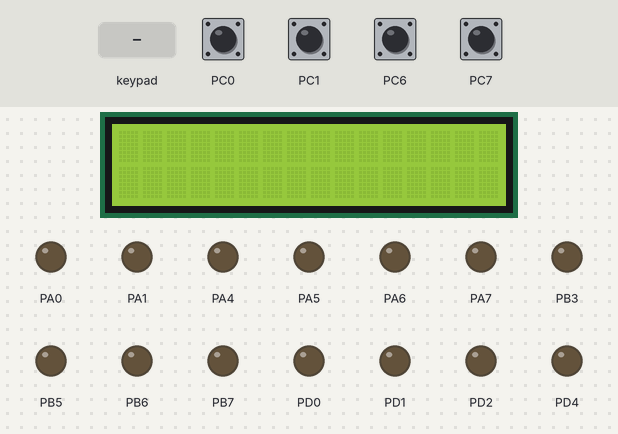
Simulated run of this program. Board: ATmega32, built with avr-gcc and emulated at 16 MHz. On the bench: 20×4 character LCD, output pins drawn as LEDs (lit = HIGH). Wiring (inferred from the names in the program): 4×4 keypad with keys 7 8 9 / 4 5 6 * 1 2 3 - C 0 = +: rows PC2, PC3, PC4, PC5; columns PD7, PD6, PD5, PD3; character LCD (HD44780): RS PA3; E PA2; data PB0, PB1, PB2, PB4. Inputs (shaded band) come from the test bench; at power-on: PC0, PC1, PC6, PC7 HIGH. Pins used as bus, display or sensor lines are not drawn.

Above: at 1.2 s.
1.3 s: keypad keys 8 / 2 = pressed 0.4 s apart
At 3.7 s:
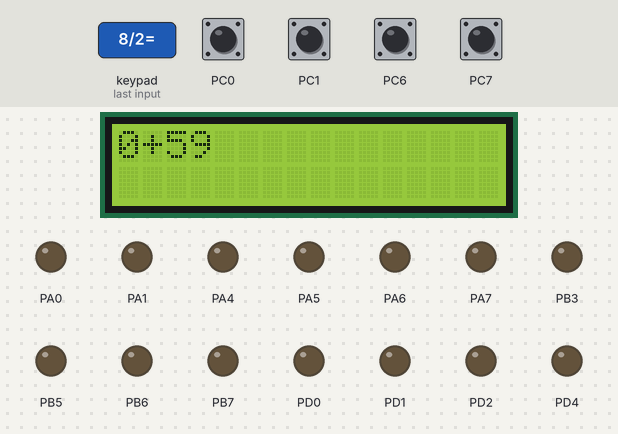
4.4 s: key '9' pressed
At 4.9 s:
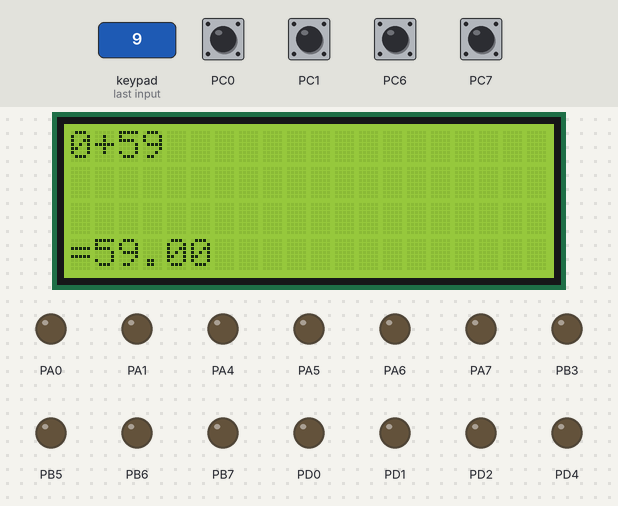
6.1 s: key '7' pressed
At 7.4 s:
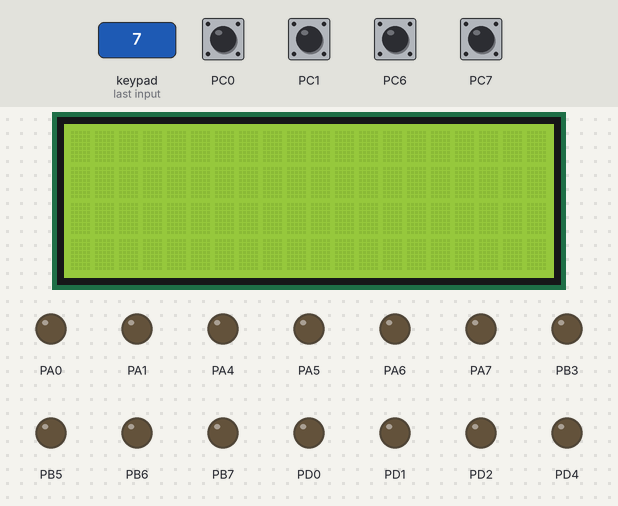
7.7 s: keypad keys 1 2 pressed 0.4 s apart
At 9.1 s:
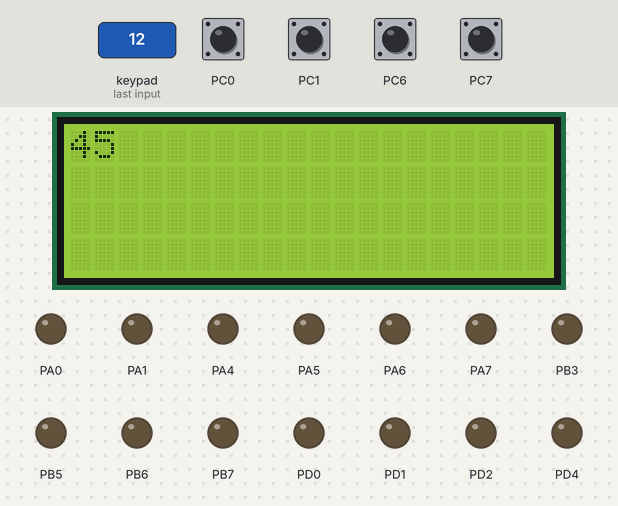
10.0 s: key '-' pressed
11.6 s: keypad keys 8 / 2 = pressed 0.4 s apart
At 13.9 s:
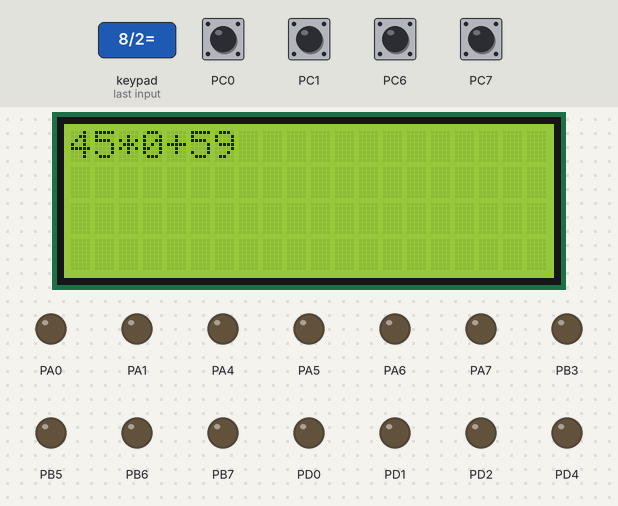
Timing chart, 0 to 15.4 s (numbered marks = the images above; inputs shaded):
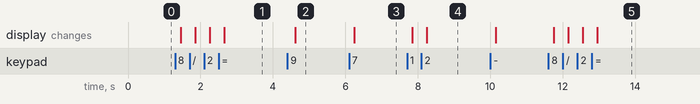

Measured:
- after the input at 1.3 s, the display: first changes after 0.15 s (image 1 shows a later state)
- after the input at 4.4 s, the display: changes after 0.21 s (image 2)
- after the input at 6.1 s, the display: changes after 0.15 s (image 3)
- after the input at 7.7 s, the display: first changes after 0.15 s (image 4 shows a later state)
- after the input at 11.6 s, the display: first changes after 0.15 s (image 5 shows a later state)

The program:

main.c
```c
/*
 * main.c
 *
 *  Created on: Oct 17, 2023
 *      Author: Hazim Emad
 */
#include "../Library/STD_types.h"
#include "../Library/Bit_Math.h"
#include "../MCAL/DIO/Header/DIO_Interface.h"
#include "../HAL/LCD/Header/LCD_Interface.h"
#include "../HAL/Keypad/Header/Keypad_Interface.h"
#include "util/delay.h"

void CheckPriority();
void CalculateResult();

u8 Global_index;
f32 numArr[20] = {0};
u8  opArr[20] = {0};
f32 oldNum = -1;
u8 oldOperation = 0;
u8 currentOperation = 0;
u8 key = NO_PRESSED_KEY;
u8 errorFlag = 0;
int main(){
	DIO_voidInit();
	DIO_voidSetPortValue(DIO_PortC, 0xFF);
	LCD_voidInit();
	while(1){
		key = KPD_u8GetPressedKey();
		if(key != NO_PRESSED_KEY){
			if(currentOperation == '=' || errorFlag == 1){
				errorFlag = 0;
				LCD_voidSendCommand(LCD_ClearDisplay);
				currentOperation = 0;
			}
			if(key < 10){
				if(oldNum < 0){
					oldNum = 0;
				}
				LCD_voidWriteIntData(key);
				oldNum = (oldNum * 10) + key;
			}
			else{
				if(oldNum >= 0 || key == 'C'){
					switch(key){
					case '/':
						CheckPriority();
						if(errorFlag != -1){
							LCD_voidWriteChar(key);
							oldOperation = '/';
						}
						break;
					case '*':
						CheckPriority();
						if(errorFlag != -1){
							LCD_voidWriteChar(key);
							oldOperation = '*';
						}
						break;

					case '-':
						currentOperation = '-';
						LCD_voidWriteChar(key);
						CheckPriority();
						break;

					case '+':
						currentOperation = '+';
						LCD_voidWriteChar(key);
						CheckPriority();
						break;

					case '=':
						currentOperation = '=';
						CheckPriority();
						CalculateResult();
						if(errorFlag != 1){
							LCD_voidGoToPosition(3, 0);
							LCD_voidWriteChar(key);
							LCD_voidWriteFloatData(numArr[Global_index-1]);
							Global_index = 0;
						}
						break;

					case 'C':
						LCD_voidSendCommand(LCD_ClearDisplay);
						Global_index = 0;
						oldNum = -1;
						oldOperation = 0;
						break;

					}
				}
			}
		}
	}
	return 0;
}

void CheckPriority(){
	if(oldOperation == '/'){
		oldOperation = 0;
		if(oldNum > 0){
			oldNum = numArr[Global_index - 1] / oldNum;
			Global_index--;
		}
		else{
			LCD_voidSendCommand(LCD_ClearDisplay);
			LCD_voidWriteString((u8*)"Error: Div. by 0!");
			oldNum = -1;
			Global_index = 0;
			errorFlag = 1;
			return;
		}

	}
	else if(oldOperation == '*'){
		oldOperation = 0;
		oldNum = numArr[Global_index - 1] * oldNum;
		Global_index--;
	}
	if(currentOperation == '+' || currentOperation == '-'){
		opArr[Global_index] = key;
		currentOperation = 0;
	}

	numArr[Global_index] = oldNum;
	Global_index++;
	oldNum = -1;
}

void CalculateResult(){
	u8 counter = 0;
	for(counter = 0; counter+1 < Global_index; counter++){
		if(opArr[counter] == '+'){
			numArr[counter+1] = numArr[counter] + numArr[counter + 1];
		}
		else if(opArr[counter] == '-'){
			numArr[counter+1] = numArr[counter] - numArr[counter + 1];
		}
	}
}
```

Keypad_Config.h
```c
/*
 * Keypad_Config.h
 *
 *  Created on: Oct 23, 2023
 *      Author: Hazim Emad
 */

#ifndef HAL_KEYPAD_HEADER_KEYPAD_CONFIG_H_
#define HAL_KEYPAD_HEADER_KEYPAD_CONFIG_H_

#define KPD_COL0_PIN	DIO_PIN7
#define KPD_COL1_PIN	DIO_PIN6
#define KPD_COL2_PIN	DIO_PIN5
#define KPD_COL3_PIN	DIO_PIN3

#define KPD_ROW0_PIN	DIO_PIN5
#define KPD_ROW1_PIN	DIO_PIN4
#define KPD_ROW2_PIN	DIO_PIN3
#define KPD_ROW3_PIN	DIO_PIN2

#define KPD_ROW_PORT		DIO_PortC
#define KPD_COL_PORT		DIO_PortD

#define KPD_ARR_VAL      { 7 , 8 , 9, '/' },{ 4 , 5 , 6, '*' },{ 1 , 2 , 3, '-' },{ 'C' , 0 , '=', '+' }
#define ROW_NUMBER 4
#define COL_NUMBER 4

#endif /* HAL_KEYPAD_HEADER_KEYPAD_CONFIG_H_ */
```

LCD_Config.h
```c
/*
 * LCD_Config.h
 *
 *  Created on: Oct 21, 2023
 *      Author: Hazim Emad
 */

#ifndef HAL_LCD_HEADER_LCD_CONFIG_H_
#define HAL_LCD_HEADER_LCD_CONFIG_H_

#define LCD_4_BIT_MODE	0
#define LCD_8_BIT_MODE	1

#define LCD_BITS	LCD_4_BIT_MODE

#if LCD_BITS == LCD_8_BIT_MODE
#define LCD_D0	DIO_PIN0
#define LCD_D1	DIO_PIN1
#define LCD_D2	DIO_PIN2
#define LCD_D3	DIO_PIN3
#endif

#define LCD_D4	DIO_PIN0
#define LCD_D5	DIO_PIN1
#define LCD_D6	DIO_PIN2
#define LCD_D7	DIO_PIN4

#define LCD_RS				DIO_PIN3
#define LCD_EN				DIO_PIN2
#define LCD_CONTROL_PORT  DIO_PortA
#define LCD_DATA_PORT  	  DIO_PortB

#endif /* HAL_LCD_HEADER_LCD_CONFIG_H_ */
```

Keypad_Interface.h
```c
/*
 * Keypad_Interface.h
 *
 *  Created on: Oct 21, 2023
 *      Author: Hazim Emad
 */

#ifndef HAL_KEYPAD_HEADER_KEYPAD_INTERFACE_H_
#define HAL_KEYPAD_HEADER_KEYPAD_INTERFACE_H_

#include "Keypad_Private.h"
#include "Keypad_Config.h"

u8 KPD_u8GetPressedKey();
#endif /* HAL_KEYPAD_HEADER_KEYPAD_INTERFACE_H_ */
```

Keypad_Imp.c
```c
/*
 * Keypad_Imp.c
 *
 *  Created on: Oct 21, 2023
 *      Author: Hazim Emad
 */
#include "../../../Library/STD_types.h"
#include "../../../MCAL/DIO/Header/DIO_Interface.h"
#include "../Header/Keypad_Interface.h"

u8 KPD_u8GetPressedKey(){
	u8 Local_u8PressedKey = NO_PRESSED_KEY;
	u8 Local_u8ColIndex;
	u8 Local_u8RowIndex;
	u8 Local_u8KPDArr[ROW_NUMBER][COL_NUMBER] = {KPD_ARR_VAL};
	u8 Local_u8ColArr[COL_NUMBER] = {KPD_COL0_PIN, KPD_COL1_PIN, KPD_COL2_PIN, KPD_COL3_PIN};
	u8 Local_u8RowArr[ROW_NUMBER] = {KPD_ROW0_PIN, KPD_ROW1_PIN, KPD_ROW2_PIN, KPD_ROW3_PIN};
	for(Local_u8ColIndex = 0; Local_u8ColIndex < COL_NUMBER; Local_u8ColIndex++){
		/*Activate current column by clearing it*/
		DIO_voidSetPinValue(KPD_COL_PORT,Local_u8ColArr[Local_u8ColIndex],Low);

		for(Local_u8RowIndex = 0; Local_u8RowIndex < ROW_NUMBER; Local_u8RowIndex++){
			if(DIO_u8GetPinValue(KPD_ROW_PORT,Local_u8RowArr[Local_u8RowIndex]) == Low){
				Local_u8PressedKey = Local_u8KPDArr[Local_u8RowIndex][Local_u8ColIndex];
				while(DIO_u8GetPinValue(KPD_ROW_PORT,Local_u8RowArr[Local_u8RowIndex]) == Low){

				}
				DIO_voidSetPinValue(KPD_COL_PORT,Local_u8ColArr[Local_u8ColIndex],High);
				return Local_u8PressedKey;
			}
		}

		/*Deactivate current column by setting it*/
		DIO_voidSetPinValue(KPD_COL_PORT,Local_u8ColArr[Local_u8ColIndex],High);

	}
	return Local_u8PressedKey;
}

//void KPD_Init(){
//	DIO_SetPinDirection(KPD_PORT,KPD_COL0_PIN,Output);
//	DIO_SetPinDirection(KPD_PORT,KPD_COL1_PIN,Output);
//	DIO_SetPinDirection(KPD_PORT,KPD_COL2_PIN,Output);
//	DIO_SetPinDirection(KPD_PORT,KPD_COL3_PIN,Output);
//
//	DIO_SetPinDirection(KPD_PORT,KPD_ROW0_PIN,Input);
//	DIO_SetPinDirection(KPD_PORT,KPD_ROW1_PIN,Input);
//	DIO_SetPinDirection(KPD_PORT,KPD_ROW2_PIN,Input);
//	DIO_SetPinDirection(KPD_PORT,KPD_ROW3_PIN,Input);
//
//	DIO_SetPortValue(KPD_PORT,_PORT_OUTPUT);
//}
```

LCD_Interface.h
```c
/*
 * LCD_Interface.h
 *
 *  Created on: Oct 20, 2023
 *      Author: Hazim Emad
 */

#ifndef HAL_LCD_HEADER_LCD_INTERFACE_H_
#define HAL_LCD_HEADER_LCD_INTERFACE_H_

#include "LCD_Private.h"
#include "LCD_Config.h"

void LCD_voidInit();
void LCD_voidSendCommand(u8 command);
void LCD_voidSendInitCommand(u8 command);
void LCD_voidWriteChar(u8 data);
void LCD_voidWriteString(u8* Local_Data);
void LCD_voidWriteIntData(s32 Data);
void LCD_voidWriteFloatData(f32 Data);
u8* LCD_ptrIntToString(s32 anInteger,u8 *str);
void LCD_voidGoToPosition(u8 X_Position, u8 Y_Position);
void LCD_voidDisplaySpecialChar(u8 *char_ptr,u8 CGRam_index,u8 row,u8 column);

#endif /* HAL_LCD_HEADER_LCD_INTERFACE_H_ */
```

LCD_Imp.c
```c
/*
 * LCD_Imp.c
 *
 *  Created on: Oct 20, 2023
 *      Author: Hazim Emad
 */
#include "../../../Library/STD_types.h"
#include "../../../Library/Bit_Math.h"
#include "../Header/LCD_Interface.h"
#include "../../../MCAL/DIO/Header/DIO_Interface.h"
#include "util/delay.h"


void LCD_voidInit(){
	_delay_ms(35);
#if LCD_BITS == LCD_4_BIT_MODE
	LCD_voidSendInitCommand(LCD_SpecialFunctionSet);
	_delay_ms(5);
	LCD_voidSendInitCommand(LCD_SpecialFunctionSet);
	_delay_ms(1);
	LCD_voidSendInitCommand(LCD_SpecialFunctionSet);
	_delay_ms(1);
	LCD_voidSendInitCommand(LCD_4BitMode);
	_delay_ms(1);
#endif
	LCD_voidSendCommand(LCD_FunctionSet);
	_delay_ms(1);
	LCD_voidSendCommand(LCD_DisplayOFF);
	_delay_ms(1);
	LCD_voidSendCommand(LCD_ClearDisplay);
	_delay_ms(5);
	LCD_voidSendCommand(LCD_DisplayON);
	_delay_ms(1);
	LCD_voidSendCommand(LCD_EntryMode);
	_delay_ms(1);
}

void LCD_voidSendCommand(u8 command){
	DIO_voidSetPinValue(LCD_CONTROL_PORT,LCD_RS, Low); //RS = 0

	DIO_voidSetPinValue(LCD_CONTROL_PORT, LCD_EN, High); //EN = 1
#if LCD_BITS == LCD_8_BIT_MODE
	DIO_voidSetPinValue(LCD_DATA_PORT, LCD_D0, GET_BIT(command, 0));
	DIO_voidSetPinValue(LCD_DATA_PORT, LCD_D1, GET_BIT(command, 1));
	DIO_voidSetPinValue(LCD_DATA_PORT, LCD_D2, GET_BIT(command, 2));
	DIO_voidSetPinValue(LCD_DATA_PORT, LCD_D3, GET_BIT(command, 3));
#endif
	DIO_voidSetPinValue(LCD_DATA_PORT, LCD_D4, GET_BIT(command, 4));
	DIO_voidSetPinValue(LCD_DATA_PORT, LCD_D5, GET_BIT(command, 5));
	DIO_voidSetPinValue(LCD_DATA_PORT, LCD_D6, GET_BIT(command, 6));
	DIO_voidSetPinValue(LCD_DATA_PORT, LCD_D7, GET_BIT(command, 7));
	DIO_voidSetPinValue(LCD_CONTROL_PORT, LCD_EN, Low); //EN = 0

#if LCD_BITS == LCD_4_BIT_MODE
	DIO_voidSetPinValue(LCD_CONTROL_PORT, LCD_EN, High); //EN = 1
	DIO_voidSetPinValue(LCD_DATA_PORT, LCD_D4, GET_BIT(command, 0));
	DIO_voidSetPinValue(LCD_DATA_PORT, LCD_D5, GET_BIT(command, 1));
	DIO_voidSetPinValue(LCD_DATA_PORT, LCD_D6, GET_BIT(command, 2));
	DIO_voidSetPinValue(LCD_DATA_PORT, LCD_D7, GET_BIT(command, 3));
	DIO_voidSetPinValue(LCD_CONTROL_PORT, LCD_EN, Low); //EN = 0
#endif
	_delay_ms(5);
}

void LCD_voidSendInitCommand(u8 command){
	DIO_voidSetPinValue(LCD_CONTROL_PORT,LCD_RS, Low); //RS = 0

	DIO_voidSetPinValue(LCD_CONTROL_PORT, LCD_EN, High); //EN = 1
	DIO_voidSetPinValue(LCD_DATA_PORT, LCD_D4, GET_BIT(command, 4));
	DIO_voidSetPinValue(LCD_DATA_PORT, LCD_D5, GET_BIT(command, 5));
	DIO_voidSetPinValue(LCD_DATA_PORT, LCD_D6, GET_BIT(command, 6));
	DIO_voidSetPinValue(LCD_DATA_PORT, LCD_D7, GET_BIT(command, 7));
	DIO_voidSetPinValue(LCD_CONTROL_PORT, LCD_EN, Low); //EN = 0
	_delay_ms(5);
}

void LCD_voidWriteChar(u8 data){
	DIO_voidSetPinValue(LCD_CONTROL_PORT,LCD_RS, High); //RS = 1

	DIO_voidSetPinValue(LCD_CONTROL_PORT, LCD_EN, High); //EN = 1
#if LCD_BITS == LCD_8_BIT_MODE
	DIO_voidSetPinValue(LCD_DATA_PORT, LCD_D0, GET_BIT(data, 0));
	DIO_voidSetPinValue(LCD_DATA_PORT, LCD_D1, GET_BIT(data, 1));
	DIO_voidSetPinValue(LCD_DATA_PORT, LCD_D2, GET_BIT(data, 2));
	DIO_voidSetPinValue(LCD_DATA_PORT, LCD_D3, GET_BIT(data, 3));
#endif
	DIO_voidSetPinValue(LCD_DATA_PORT, LCD_D4, GET_BIT(data, 4));
	DIO_voidSetPinValue(LCD_DATA_PORT, LCD_D5, GET_BIT(data, 5));
	DIO_voidSetPinValue(LCD_DATA_PORT, LCD_D6, GET_BIT(data, 6));
	DIO_voidSetPinValue(LCD_DATA_PORT, LCD_D7, GET_BIT(data, 7));
	DIO_voidSetPinValue(LCD_CONTROL_PORT, LCD_EN, Low); //EN = 0

#if LCD_BITS == LCD_4_BIT_MODE
	DIO_voidSetPinValue(LCD_CONTROL_PORT, LCD_EN, High); //EN = 1
	DIO_voidSetPinValue(LCD_DATA_PORT, LCD_D4, GET_BIT(data, 0));
	DIO_voidSetPinValue(LCD_DATA_PORT, LCD_D5, GET_BIT(data, 1));
	DIO_voidSetPinValue(LCD_DATA_PORT, LCD_D6, GET_BIT(data, 2));
	DIO_voidSetPinValue(LCD_DATA_PORT, LCD_D7, GET_BIT(data, 3));
	DIO_voidSetPinValue(LCD_CONTROL_PORT, LCD_EN, Low); //EN = 0
#endif
	_delay_ms(5);
}

void LCD_voidWriteString(u8* Local_Data){
	u8 index = 0;
	while(Local_Data[index] != '\0'){
		LCD_voidWriteChar(Local_Data[index]);
		index++;
	}
}

u8* IntToString(s32 anInteger,u8 *str){
	u32 flag = 0;
	u32 i = INT_TO_STRING_ARR_SIZE - 1;
	str[i--] = '\0';
	if (anInteger < 0) {
		flag = 1;
		anInteger = -anInteger;
	}
	while (anInteger != 0) {
		str[i--] = (anInteger % 10) + '0';
		anInteger /= 10;
	}
	if (flag){
		str[i--] = '-';
	}
	i++;
	return str + i;

}

void LCD_voidWriteIntData(s32 Data){
	if(Data){
		u8 arr[INT_TO_STRING_ARR_SIZE];
		u8 *str = IntToString(Data,arr);
		LCD_voidWriteString(str);
	}
	else{
		LCD_voidWriteChar('0');
	}
}

void LCD_voidWriteFloatData(f32 Data){
	u8 arr[INT_TO_STRING_ARR_SIZE];
	s32 number = (s32) (Data * 100);
	u8 *str = IntToString(number,arr);
	u32 counter=0;
	u32 counter2=0;
	while(str[counter] != '\0'){
		counter++;
	}
	counter -= 2;
	if(!counter){
		LCD_voidWriteChar('0');
	}
	while(str[counter2] != '\0'){
		if(counter2 == counter){
			LCD_voidWriteChar('.');
		}
		LCD_voidWriteChar(str[counter2]);
		counter2++;
	}
}

void LCD_voidGoToPosition(u8 X_Position, u8 Y_Position){
	u8 Local_Address = FIRST_LINE_ADDRESS;

	if(X_Position == 0){
		Local_Address = FIRST_LINE_ADDRESS + Y_Position;
	}
	else if(X_Position == 1){
		Local_Address = SECOND_LINE_ADDRESS + Y_Position;
	}
	else if(X_Position == 2){
		Local_Address = THIRD_LINE_ADDRESS + Y_Position;
	}
	else if(X_Position == 3){
		Local_Address = FOURTH_LINE_ADDRESS + Y_Position;
	}

	SET_BIT(Local_Address,7); /*You can also just OR / add with 0x80 (128) to set the the MSB*/
	LCD_voidSendCommand(Local_Address);
}

void LCD_voidDisplaySpecialChar(u8 *char_ptr,u8 CGRam_index,u8 row,u8 column){
	LCD_voidGoToPosition(row,column);
	LCD_voidWriteChar(CGRam_index);
	u8 address = 0;
	u8 index = 0;
	if(CGRam_index < 8){
		address = CGRam_index * 8;
		SET_BIT(address,6);
		CLR_BIT(address,7);
		LCD_voidSendCommand(address);
		for(index = 0; index < 8; index++){
			LCD_voidWriteChar(char_ptr[index]);
		}
	}
	LCD_voidSendCommand(LCD_ReturnHome);
}
```

Keypad_Private.h
```c
/*
 * Keypad_Private.h
 *
 *  Created on: Oct 21, 2023
 *      Author: Hazim Emad
 */

#ifndef HAL_KEYPAD_HEADER_KEYPAD_PRIVATE_H_
#define HAL_KEYPAD_HEADER_KEYPAD_PRIVATE_H_

#define NO_PRESSED_KEY  0xFF

#endif /* HAL_KEYPAD_HEADER_KEYPAD_PRIVATE_H_ */
```

LCD_Private.h
```c
/*
 * LCD_Private.h
 *
 *  Created on: Oct 20, 2023
 *      Author: Hazim Emad
 */

#ifndef HAL_LCD_HEADER_LCD_PRIVATE_H_
#define HAL_LCD_HEADER_LCD_PRIVATE_H_

#define LCD_SpecialFunctionSet		0x30
#define LCD_FunctionSet				0x28
#define LCD_DisplayOFF				0x08
#define LCD_DisplayON				0x0C
#define LCD_EntryMode				0x06
#define LCD_ClearDisplay			0x01
#define LCD_ReturnHome				0x02
#define LCD_4BitMode				0x20
#define LCD_ShiftDisplayRight	 	0x1C
#define LCD_ShiftDisplayLeft  		0x18

#define FIRST_LINE_ADDRESS  		0x80
#define SECOND_LINE_ADDRESS 		0xC0
#define THIRD_LINE_ADDRESS  		0x94
#define FOURTH_LINE_ADDRESS 		0xD4

#define INT_TO_STRING_ARR_SIZE  20

//0x80, 0x0C, 0x94, 0xD4

#endif /* HAL_LCD_HEADER_LCD_PRIVATE_H_ */
```

Bit_Math.h
```c
#ifndef   _BIT_MATH_H_
#define   _BIT_MATH_H_

#define Set_Bit(Reg,Bit)     (Reg|=(1<<Bit))
#define Clear_Bit(Reg,Bit)   (Reg&=~(1<<Bit))
#define Toggle_Bit(Reg,Bit)  (Reg^=(1<<Bit))
#define Get_Bit(Reg,Bit)     ((Reg>>Bit) & 0x01)

#define SET_BIT(Reg,Bit)     (Reg|=(1<<Bit))
#define CLR_BIT(Reg,Bit)   	 (Reg&=~(1<<Bit))
#define GET_BIT(Reg,Bit)     ((Reg>>Bit) & 0x01)
#endif
```

STD_types.h
```c
#ifndef   _STD_TYPES_H_
#define   _STD_TYPES_H_
typedef unsigned char u8;
typedef signed char s8;

typedef unsigned short int u16;
typedef signed short int s16;

typedef unsigned long int u32;
typedef signed long int s32;
typedef unsigned long long int u64;

typedef float 				f32;

typedef double 				f64;

#define NULL ((void *) 0)
#endif
```

DIO_Config.h
```c
/*
 * DIO_Config.h
 *
 *  Created on: Oct 17, 2023
 *      Author: Hazim Emad
 */

#ifndef MCAL_DIO_HEADER_DIO_CONFIG_H_
#define MCAL_DIO_HEADER_DIO_CONFIG_H_

#define DIO_PINA0		Output
#define DIO_PINA1		Output
#define DIO_PINA2		Output
#define DIO_PINA3		Output
#define DIO_PINA4		Output
#define DIO_PINA5		Output
#define DIO_PINA6		Output
#define DIO_PINA7		Output

#define DIO_PINB0		Output
#define DIO_PINB1		Output
#define DIO_PINB2		Output
#define DIO_PINB3		Output
#define DIO_PINB4		Output
#define DIO_PINB5		Output
#define DIO_PINB6		Output
#define DIO_PINB7		Output

#define DIO_PINC0		Input
#define DIO_PINC1		Input
#define DIO_PINC2		Input
#define DIO_PINC3		Input
#define DIO_PINC4		Input
#define DIO_PINC5		Input
#define DIO_PINC6		Input
#define DIO_PINC7		Input

#define DIO_PIND0		Output
#define DIO_PIND1		Output
#define DIO_PIND2		Output
#define DIO_PIND3		Output
#define DIO_PIND4		Output
#define DIO_PIND5		Output
#define DIO_PIND6		Output
#define DIO_PIND7		Output

#define helper(b7,b6,b5,b4,b3,b2,b1,b0) 0b##b7##b6##b5##b4##b3##b2##b1##b0
#define concate(b7,b6,b5,b4,b3,b2,b1,b0) helper(b7,b6,b5,b4,b3,b2,b1,b0)

#endif /* MCAL_DIO_HEADER_DIO_CONFIG_H_ */
```

DIO_Interface.h
```c
/*
 * DIO_Interface.h
 *
 *  Created on: Oct 17, 2023
 *      Author: Hazim Emad
 */

#ifndef MCAL_DIO_HEADER_DIO_INTERFACE_H_
#define MCAL_DIO_HEADER_DIO_INTERFACE_H_

#include "DIO_Config.h"

#define DIO_PortA		1
#define DIO_PortB		2
#define DIO_PortC		3
#define DIO_PortD		4

#define DIO_PIN0		0
#define DIO_PIN1		1
#define DIO_PIN2		2
#define DIO_PIN3		3
#define DIO_PIN4		4
#define DIO_PIN5		5
#define DIO_PIN6		6
#define DIO_PIN7		7

#define Output			1
#define Input			0
#define High 			1
#define Low 			0

void DIO_voidInit();

void DIO_voidSetPinDir(u8 Local_PortName,u8 Local_PinNumber,u8 Local_PinDir);
void DIO_voidSetPinValue(u8 Local_PortName,u8 Local_PinNumber,u8 Local_PinValue);
u8 DIO_u8GetPinValue(u8 Local_PortName,u8 Local_PinNumber);
void DIO_voidTogglePin(u8 Local_PortName,u8 Local_PinNumber);

void DIO_voidSetPortDir(u8 Local_PortName,u8 Local_PortDir);
void DIO_voidSetPortValue(u8 Local_PortName,u8 Local_PortValue);
u8 DIO_u8GetPortValue(u8 Local_PortName);
void DIO_voidTogglePort(u8 Local_PortName);

#endif /* MCAL_DIO_HEADER_DIO_INTERFACE_H_ */
```

DIO_Register.h
```c
/*
 * DIO_Register.h
 *
 *  Created on: Oct 17, 2023
 *      Author: Hazim Emad
 */

#ifndef MCAL_DIO_HEADER_DIO_REGISTER_H_
#define MCAL_DIO_HEADER_DIO_REGISTER_H_

#define DIO_PORTA 	*((volatile u8*) 0x3B)
#define DIO_DDRA 	*((volatile u8*) 0x3A)
#define DIO_PINA 	*((volatile u8*) 0x39)

#define DIO_PORTB 	*((volatile u8*) 0x38)
#define DIO_DDRB 	*((volatile u8*) 0x37)
#define DIO_PINB 	*((volatile u8*) 0x36)

#define DIO_PORTC 	*((volatile u8*) 0x35)
#define DIO_DDRC 	*((volatile u8*) 0x34)
#define DIO_PINC 	*((volatile u8*) 0x33)

#define DIO_PORTD 	*((volatile u8*) 0x32)
#define DIO_DDRD 	*((volatile u8*) 0x31)
#define DIO_PIND 	*((volatile u8*) 0x30)

#endif /* MCAL_DIO_HEADER_DIO_REGISTER_H_ */
```

Source omitted: DIO_Imp.c (5173 bytes)
